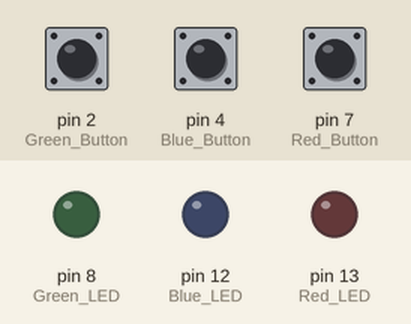
Bench run of a sketch on a simulated Arduino Uno, built with avr-gcc and run on an emulated ATmega328P. Shown: output pins drawn as LEDs (lit = HIGH). Inputs (shaded band) come from the test bench; at power-on: pin 2 (Green_Button) LOW, pin 4 (Blue_Button) LOW, pin 7 (Red_Button) LOW.

Above: at 1.4 s.
1.5 s: pin 2 (Green_Button) pulled HIGH for 0.35 s
At 2.0 s:
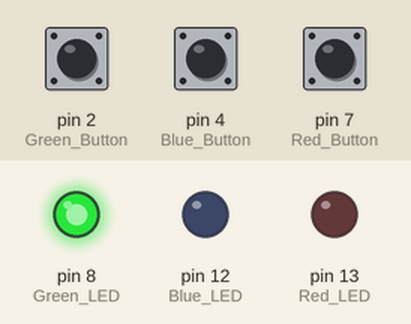
3.3 s: pin 4 (Blue_Button) pulled HIGH for 0.35 s
At 4.6 s:
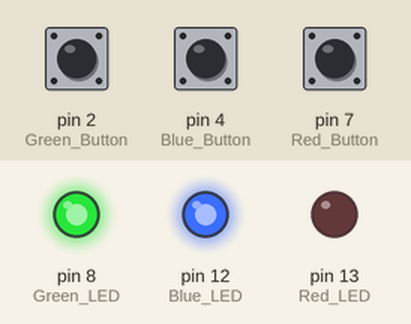
5.1 s: pin 7 (Red_Button) pulled HIGH for 0.35 s
At 6.1 s:
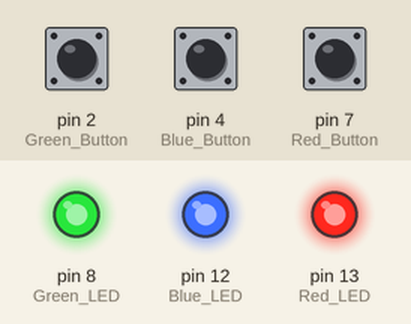
6.9 s: pin 2 (Green_Button) pulled HIGH for 1 s
At 7.3 s:
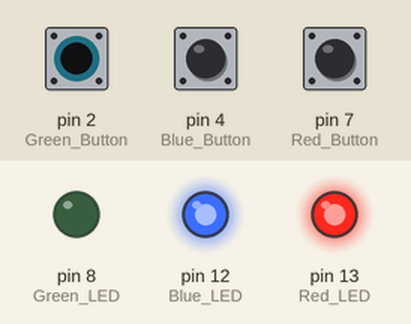
9.4 s: pin 4 (Blue_Button) pulled HIGH for 1 s
At 10.4 s:
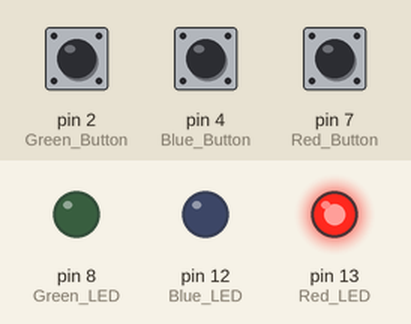
11.9 s: pin 2 (Green_Button) pulled HIGH for 0.35 s
At 12.4 s:
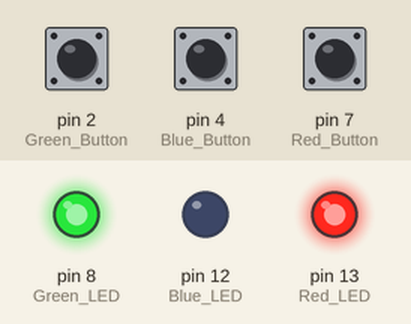
Timing chart, 0 to 14.7 s (numbered marks = the images above; inputs shaded):
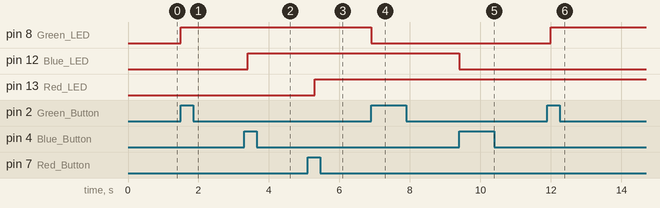

The sketch:

HW_1-2.ino
```cpp
const int Green_Button = 2; // Green LED 스위치 = pin 2
const int Blue_Button = 4;// Blue LED 스위치 = pin 4
const int Red_Button = 7;// Red LED 스위치 = pin 7
const int Green_LED = 8;// Green LED = pin 8
const int Blue_LED = 12;// Blue LED = pin 12
const int Red_LED = 13;// Red LED = pin 13
boolean current_GB_State = 0; // 현재 Green LED 버튼이 눌린 상태인지 아닌지를 판단하는 변수 -> 0으로 초기화
boolean current_BB_State = 0;// 현재 Blue LED 버튼이 눌린 상태인지 아닌지를 판단하는 변수 -> 0으로 초기화
boolean current_RB_State = 0;// 현재 Red LED 버튼이 눌린 상태인지 아닌지를 판단하는 변수 -> 0으로 초기화
boolean last_GB_State = 0; // 현재 버튼의 값(current_GB_State)을 받는 변수
boolean last_BB_State = 0;// 현재 버튼의 값(current_BB_State)을 받는 변수
boolean last_RB_State = 0;// 현재 버튼의 값(current_RB_State)을 받는 변수
boolean Green_State = false;
boolean Blue_State = false;
boolean Red_State = false;

void setup()
{
  pinMode(Green_Button, INPUT);// Green_Button을 입력 핀으로 정의
  pinMode(Blue_Button, INPUT);// Blue_Button을 입력 핀으로 정의
  pinMode(Red_Button, INPUT);// Red_Button을 입력 핀으로 정의
  pinMode(Green_LED, OUTPUT);// Green_LED를 출력 핀으로 정의
  pinMode(Blue_LED, OUTPUT);// Blue_LED를 출력 핀으로 정의
  pinMode(Red_LED, OUTPUT);// Red_LED를 출력 핀으로 정의
}

void loop()
{
  // Green_Button의 상태값을 읽어와 current_GB_State 변수에 저장
  current_GB_State = digitalRead(Green_Button);

  // 버튼이 눌렸는지 상태를 판단
  if (last_GB_State == LOW && current_GB_State == HIGH){
    Green_State =! Green_State; // 변수 Green_State의 상태를 이전과 반대 상태로 변환
  }
    // 현재 Green Button의 상태값을 last_GB_State 변수에 저장해준다.
    last_GB_State = current_GB_State;

    // Green_State 변수의 상태에 따라 Green_LED를 점등한다.
    digitalWrite(Green_LED,Green_State);
    delay(100);

  // Blue_Button의 상태값을 읽어와 current_BB_State 변수에 저장
  current_BB_State = digitalRead(Blue_Button);//Read button1 state

  // 버튼이 눌렸는지 상태를 판단
  if (last_BB_State == LOW && current_BB_State == HIGH){
    Blue_State =! Blue_State; // 변수 Blue_State의 상태를 이전과 반대 상태로 변환
  }
    // 현재 Blue Button의 상태값을 last_BB_State 변수에 저장해준다.
    last_BB_State = current_BB_State;

    // Blue_State 변수의 상태에 따라 Blue_LED를 점등한다.
    digitalWrite(Blue_LED,Blue_State);
    delay(100);

  // Red_Button의 상태값을 읽어와 current_RB_State 변수에 저장
  current_RB_State = digitalRead(Red_Button);//Read button1 state

  // 버튼이 눌렸는지 상태를 판단
  if (last_RB_State == LOW && current_RB_State == HIGH){
    Red_State =! Red_State; // 변수 Red_State의 상태를 이전과 반대 상태로 변환
  }
    // 현재 Red Button의 상태값을 last_RB_State 변수에 저장해준다.
    last_RB_State = current_RB_State;

    // Red_State 변수의 상태에 따라 Red_LED를 점등한다.
    digitalWrite(Red_LED,Red_State);
    delay(100);
}
```

Measured:
- after the input at 1.5 s, pin 8 (Green_LED): LOW → HIGH at once
- after the input at 3.3 s, pin 12 (Blue_LED): LOW → HIGH after 0.10 s
- after the input at 5.1 s, pin 13 (Red_LED): LOW → HIGH after 0.20 s
- after the input at 6.9 s, pin 8 (Green_LED): HIGH → LOW at once
- after the input at 9.4 s, pin 12 (Blue_LED): HIGH → LOW at once
- after the input at 11.9 s, pin 8 (Green_LED): LOW → HIGH after 0.10 s
